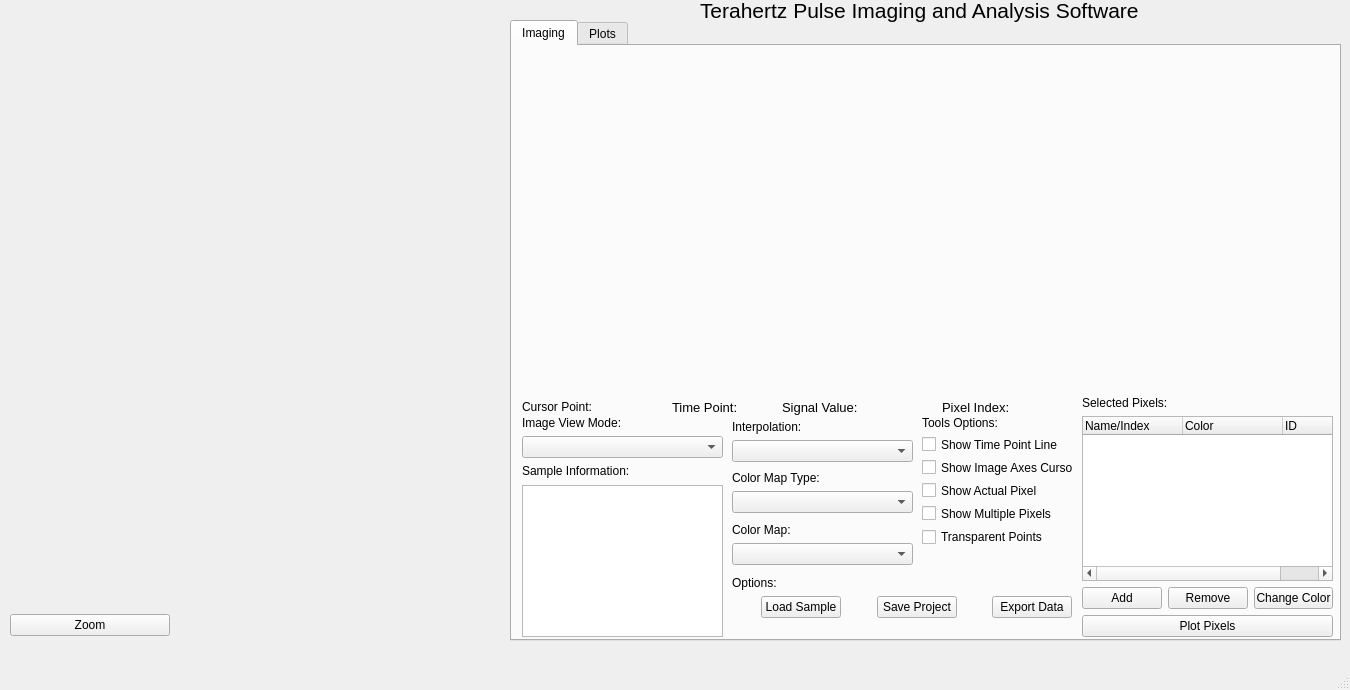
<?xml version="1.0" encoding="UTF-8"?>
<ui version="4.0">
 <class>MainWindow</class>
 <widget class="QMainWindow" name="MainWindow">
  <property name="geometry">
   <rect>
    <x>0</x>
    <y>0</y>
    <width>1350</width>
    <height>690</height>
   </rect>
  </property>
  <property name="windowTitle">
   <string>THz Imaging Software</string>
  </property>
  <widget class="QWidget" name="centralwidget">
   <widget class="ImgView" name="img_view" native="true">
    <property name="geometry">
     <rect>
      <x>-1</x>
      <y>0</y>
      <width>511</width>
      <height>611</height>
     </rect>
    </property>
   </widget>
   <widget class="QLabel" name="label_3">
    <property name="geometry">
     <rect>
      <x>700</x>
      <y>-10</y>
      <width>451</width>
      <height>41</height>
     </rect>
    </property>
    <property name="font">
     <font>
      <pointsize>16</pointsize>
     </font>
    </property>
    <property name="text">
     <string>Terahertz Pulse Imaging and Analysis Software</string>
    </property>
   </widget>
   <widget class="QTabWidget" name="tab">
    <property name="geometry">
     <rect>
      <x>510</x>
      <y>20</y>
      <width>831</width>
      <height>621</height>
     </rect>
    </property>
    <property name="currentIndex">
     <number>0</number>
    </property>
    <widget class="QWidget" name="tab_1">
     <attribute name="title">
      <string>Imaging</string>
     </attribute>
     <widget class="QWidget" name="verticalLayoutWidget_2">
      <property name="geometry">
       <rect>
        <x>10</x>
        <y>370</y>
        <width>201</width>
        <height>221</height>
       </rect>
      </property>
      <layout class="QVBoxLayout" name="verticalLayout_2">
       <item>
        <spacer name="verticalSpacer_4">
         <property name="orientation">
          <enum>Qt::Vertical</enum>
         </property>
         <property name="sizeHint" stdset="0">
          <size>
           <width>20</width>
           <height>40</height>
          </size>
         </property>
        </spacer>
       </item>
       <item>
        <widget class="QLabel" name="label_5">
         <property name="text">
          <string>Image View Mode:</string>
         </property>
        </widget>
       </item>
       <item>
        <widget class="QComboBox" name="view_mode_cb"/>
       </item>
       <item>
        <spacer name="verticalSpacer_5">
         <property name="orientation">
          <enum>Qt::Vertical</enum>
         </property>
         <property name="sizeHint" stdset="0">
          <size>
           <width>20</width>
           <height>40</height>
          </size>
         </property>
        </spacer>
       </item>
       <item>
        <widget class="QLabel" name="label_6">
         <property name="text">
          <string>Sample Information:</string>
         </property>
        </widget>
       </item>
       <item>
        <spacer name="verticalSpacer_6">
         <property name="orientation">
          <enum>Qt::Vertical</enum>
         </property>
         <property name="sizeHint" stdset="0">
          <size>
           <width>20</width>
           <height>40</height>
          </size>
         </property>
        </spacer>
       </item>
       <item>
        <widget class="QPlainTextEdit" name="sample_info_text"/>
       </item>
      </layout>
     </widget>
     <widget class="QWidget" name="horizontalLayoutWidget_4">
      <property name="geometry">
       <rect>
        <x>270</x>
        <y>350</y>
        <width>151</width>
        <height>22</height>
       </rect>
      </property>
      <layout class="QHBoxLayout" name="horizontalLayout_4">
       <item>
        <widget class="QLabel" name="signal_label">
         <property name="font">
          <font>
           <pointsize>10</pointsize>
          </font>
         </property>
         <property name="text">
          <string>Signal Value:</string>
         </property>
        </widget>
       </item>
       <item>
        <spacer name="horizontalSpacer_4">
         <property name="orientation">
          <enum>Qt::Horizontal</enum>
         </property>
         <property name="sizeHint" stdset="0">
          <size>
           <width>40</width>
           <height>20</height>
          </size>
         </property>
        </spacer>
       </item>
      </layout>
     </widget>
     <widget class="QWidget" name="horizontalLayoutWidget_3">
      <property name="geometry">
       <rect>
        <x>10</x>
        <y>350</y>
        <width>151</width>
        <height>22</height>
       </rect>
      </property>
      <layout class="QHBoxLayout" name="horizontalLayout_3">
       <item>
        <widget class="QLabel" name="cursor_label">
         <property name="text">
          <string>Cursor Point:</string>
         </property>
        </widget>
       </item>
       <item>
        <spacer name="horizontalSpacer_3">
         <property name="orientation">
          <enum>Qt::Horizontal</enum>
         </property>
         <property name="sizeHint" stdset="0">
          <size>
           <width>40</width>
           <height>20</height>
          </size>
         </property>
        </spacer>
       </item>
      </layout>
     </widget>
     <widget class="QWidget" name="horizontalLayoutWidget">
      <property name="geometry">
       <rect>
        <x>430</x>
        <y>350</y>
        <width>131</width>
        <height>22</height>
       </rect>
      </property>
      <layout class="QHBoxLayout" name="horizontalLayout">
       <item>
        <widget class="QLabel" name="index_label">
         <property name="font">
          <font>
           <pointsize>10</pointsize>
          </font>
         </property>
         <property name="text">
          <string>Pixel Index:</string>
         </property>
        </widget>
       </item>
       <item>
        <spacer name="horizontalSpacer_2">
         <property name="orientation">
          <enum>Qt::Horizontal</enum>
         </property>
         <property name="sizeHint" stdset="0">
          <size>
           <width>40</width>
           <height>20</height>
          </size>
         </property>
        </spacer>
       </item>
      </layout>
     </widget>
     <widget class="QWidget" name="verticalLayoutWidget">
      <property name="geometry">
       <rect>
        <x>220</x>
        <y>370</y>
        <width>181</width>
        <height>149</height>
       </rect>
      </property>
      <layout class="QVBoxLayout" name="verticalLayout">
       <item>
        <spacer name="verticalSpacer">
         <property name="orientation">
          <enum>Qt::Vertical</enum>
         </property>
         <property name="sizeHint" stdset="0">
          <size>
           <width>20</width>
           <height>40</height>
          </size>
         </property>
        </spacer>
       </item>
       <item>
        <widget class="QLabel" name="label">
         <property name="text">
          <string>Interpolation:</string>
         </property>
        </widget>
       </item>
       <item>
        <widget class="QComboBox" name="interpolation_cb"/>
       </item>
       <item>
        <spacer name="verticalSpacer_2">
         <property name="orientation">
          <enum>Qt::Vertical</enum>
         </property>
         <property name="sizeHint" stdset="0">
          <size>
           <width>20</width>
           <height>40</height>
          </size>
         </property>
        </spacer>
       </item>
       <item>
        <widget class="QLabel" name="label_2">
         <property name="text">
          <string>Color Map Type:</string>
         </property>
        </widget>
       </item>
       <item>
        <widget class="QComboBox" name="cmaptype_cb"/>
       </item>
       <item>
        <spacer name="verticalSpacer_3">
         <property name="orientation">
          <enum>Qt::Vertical</enum>
         </property>
         <property name="sizeHint" stdset="0">
          <size>
           <width>20</width>
           <height>40</height>
          </size>
         </property>
        </spacer>
       </item>
       <item>
        <widget class="QLabel" name="label_4">
         <property name="text">
          <string>Color Map:</string>
         </property>
        </widget>
       </item>
       <item>
        <widget class="QComboBox" name="cmap_cb"/>
       </item>
      </layout>
     </widget>
     <widget class="QWidget" name="horizontalLayoutWidget_2">
      <property name="geometry">
       <rect>
        <x>160</x>
        <y>350</y>
        <width>101</width>
        <height>22</height>
       </rect>
      </property>
      <layout class="QHBoxLayout" name="horizontalLayout_2">
       <item>
        <widget class="QLabel" name="waveform_point_label">
         <property name="font">
          <font>
           <pointsize>10</pointsize>
          </font>
         </property>
         <property name="text">
          <string>Time Point:</string>
         </property>
        </widget>
       </item>
       <item>
        <spacer name="horizontalSpacer">
         <property name="orientation">
          <enum>Qt::Horizontal</enum>
         </property>
         <property name="sizeHint" stdset="0">
          <size>
           <width>40</width>
           <height>20</height>
          </size>
         </property>
        </spacer>
       </item>
      </layout>
     </widget>
     <widget class="PulseView" name="pulse_view" native="true">
      <property name="geometry">
       <rect>
        <x>0</x>
        <y>0</y>
        <width>821</width>
        <height>341</height>
       </rect>
      </property>
      <property name="cursor">
       <cursorShape>CrossCursor</cursorShape>
      </property>
     </widget>
     <widget class="QWidget" name="verticalLayoutWidget_3">
      <property name="geometry">
       <rect>
        <x>410</x>
        <y>370</y>
        <width>151</width>
        <height>130</height>
       </rect>
      </property>
      <layout class="QVBoxLayout" name="verticalLayout_3">
       <item>
        <widget class="QLabel" name="label_7">
         <property name="text">
          <string>Tools Options:</string>
         </property>
        </widget>
       </item>
       <item>
        <widget class="QCheckBox" name="time_point_checkbox">
         <property name="text">
          <string>Show Time Point Line</string>
         </property>
        </widget>
       </item>
       <item>
        <widget class="QCheckBox" name="axes_checkbox">
         <property name="text">
          <string>Show Image Axes Cursor</string>
         </property>
        </widget>
       </item>
       <item>
        <widget class="QCheckBox" name="point_checkbox">
         <property name="text">
          <string>Show Actual Pixel</string>
         </property>
        </widget>
       </item>
       <item>
        <widget class="QCheckBox" name="multiple_points_checkbox">
         <property name="text">
          <string>Show Multiple Pixels</string>
         </property>
        </widget>
       </item>
       <item>
        <widget class="QCheckBox" name="transparent_checkbox">
         <property name="text">
          <string>Transparent Points</string>
         </property>
        </widget>
       </item>
      </layout>
     </widget>
     <widget class="QWidget" name="verticalLayoutWidget_4">
      <property name="geometry">
       <rect>
        <x>220</x>
        <y>530</y>
        <width>340</width>
        <height>61</height>
       </rect>
      </property>
      <layout class="QVBoxLayout" name="verticalLayout_4">
       <item>
        <widget class="QLabel" name="label_8">
         <property name="text">
          <string>Options:</string>
         </property>
        </widget>
       </item>
       <item>
        <layout class="QHBoxLayout" name="horizontalLayout_5">
         <item>
          <spacer name="horizontalSpacer_6">
           <property name="orientation">
            <enum>Qt::Horizontal</enum>
           </property>
           <property name="sizeHint" stdset="0">
            <size>
             <width>40</width>
             <height>20</height>
            </size>
           </property>
          </spacer>
         </item>
         <item>
          <widget class="QPushButton" name="load_button">
           <property name="text">
            <string>Load Sample</string>
           </property>
          </widget>
         </item>
         <item>
          <spacer name="horizontalSpacer_5">
           <property name="orientation">
            <enum>Qt::Horizontal</enum>
           </property>
           <property name="sizeHint" stdset="0">
            <size>
             <width>40</width>
             <height>20</height>
            </size>
           </property>
          </spacer>
         </item>
         <item>
          <widget class="QPushButton" name="save_button">
           <property name="text">
            <string>Save Project</string>
           </property>
          </widget>
         </item>
         <item>
          <spacer name="horizontalSpacer_7">
           <property name="orientation">
            <enum>Qt::Horizontal</enum>
           </property>
           <property name="sizeHint" stdset="0">
            <size>
             <width>40</width>
             <height>20</height>
            </size>
           </property>
          </spacer>
         </item>
         <item>
          <widget class="QPushButton" name="export_button">
           <property name="text">
            <string>Export Data</string>
           </property>
          </widget>
         </item>
        </layout>
       </item>
       <item>
        <spacer name="verticalSpacer_13">
         <property name="orientation">
          <enum>Qt::Vertical</enum>
         </property>
         <property name="sizeHint" stdset="0">
          <size>
           <width>20</width>
           <height>40</height>
          </size>
         </property>
        </spacer>
       </item>
      </layout>
     </widget>
     <widget class="QWidget" name="verticalLayoutWidget_5">
      <property name="geometry">
       <rect>
        <x>570</x>
        <y>350</y>
        <width>251</width>
        <height>241</height>
       </rect>
      </property>
      <layout class="QVBoxLayout" name="verticalLayout_5">
       <item>
        <widget class="QLabel" name="label_9">
         <property name="text">
          <string>Selected Pixels:</string>
         </property>
        </widget>
       </item>
       <item>
        <widget class="QTreeWidget" name="pixels_tree">
         <column>
          <property name="text">
           <string>Name/Index</string>
          </property>
         </column>
         <column>
          <property name="text">
           <string>Color</string>
          </property>
         </column>
         <column>
          <property name="text">
           <string>ID</string>
          </property>
         </column>
        </widget>
       </item>
       <item>
        <layout class="QHBoxLayout" name="horizontalLayout_6">
         <item>
          <widget class="QPushButton" name="add_pixel_button">
           <property name="text">
            <string>Add</string>
           </property>
          </widget>
         </item>
         <item>
          <widget class="QPushButton" name="remove_pixel_button">
           <property name="text">
            <string>Remove</string>
           </property>
          </widget>
         </item>
         <item>
          <widget class="QPushButton" name="change_color_button">
           <property name="text">
            <string>Change Color</string>
           </property>
          </widget>
         </item>
        </layout>
       </item>
       <item>
        <layout class="QHBoxLayout" name="horizontalLayout_8">
         <item>
          <widget class="QPushButton" name="plot_pixels_button">
           <property name="text">
            <string>Plot Pixels</string>
           </property>
          </widget>
         </item>
        </layout>
       </item>
      </layout>
     </widget>
    </widget>
    <widget class="QWidget" name="tab_2">
     <attribute name="title">
      <string>Plots</string>
     </attribute>
     <widget class="PlotsView" name="plots_view" native="true">
      <property name="geometry">
       <rect>
        <x>0</x>
        <y>0</y>
        <width>821</width>
        <height>481</height>
       </rect>
      </property>
     </widget>
     <widget class="QWidget" name="verticalLayoutWidget_6">
      <property name="geometry">
       <rect>
        <x>10</x>
        <y>490</y>
        <width>251</width>
        <height>61</height>
       </rect>
      </property>
      <layout class="QVBoxLayout" name="verticalLayout_6">
       <item>
        <widget class="QLabel" name="label_10">
         <property name="text">
          <string>Plots Tools:</string>
         </property>
        </widget>
       </item>
       <item>
        <layout class="QHBoxLayout" name="horizontalLayout_7">
         <item>
          <widget class="QPushButton" name="export_plots_button">
           <property name="text">
            <string>Export Plots</string>
           </property>
          </widget>
         </item>
        </layout>
       </item>
      </layout>
     </widget>
     <widget class="QWidget" name="verticalLayoutWidget_7">
      <property name="geometry">
       <rect>
        <x>290</x>
        <y>490</y>
        <width>101</width>
        <height>80</height>
       </rect>
      </property>
      <layout class="QVBoxLayout" name="verticalLayout_7">
       <item>
        <widget class="QLabel" name="label_11">
         <property name="text">
          <string>Plots Options:</string>
         </property>
        </widget>
       </item>
       <item>
        <widget class="QCheckBox" name="grid_checkbox">
         <property name="text">
          <string>Show Grid</string>
         </property>
        </widget>
       </item>
      </layout>
     </widget>
    </widget>
   </widget>
   <widget class="QWidget" name="horizontalLayoutWidget_7">
    <property name="geometry">
     <rect>
      <x>10</x>
      <y>610</y>
      <width>160</width>
      <height>31</height>
     </rect>
    </property>
    <layout class="QHBoxLayout" name="horizontalLayout_9">
     <item>
      <widget class="QPushButton" name="zoom_button">
       <property name="text">
        <string>Zoom</string>
       </property>
      </widget>
     </item>
    </layout>
   </widget>
  </widget>
  <widget class="QMenuBar" name="menubar">
   <property name="geometry">
    <rect>
     <x>0</x>
     <y>0</y>
     <width>1350</width>
     <height>21</height>
    </rect>
   </property>
  </widget>
  <widget class="QStatusBar" name="statusbar"/>
 </widget>
 <customwidgets>
  <customwidget>
   <class>ImgView</class>
   <extends>QWidget</extends>
   <header location="global">imgview.h</header>
   <container>1</container>
  </customwidget>
  <customwidget>
   <class>PulseView</class>
   <extends>QWidget</extends>
   <header location="global">pulseview.h</header>
   <container>1</container>
  </customwidget>
  <customwidget>
   <class>PlotsView</class>
   <extends>QWidget</extends>
   <header location="global">plotsview.h</header>
   <container>1</container>
  </customwidget>
 </customwidgets>
 <resources/>
 <connections/>
</ui>
